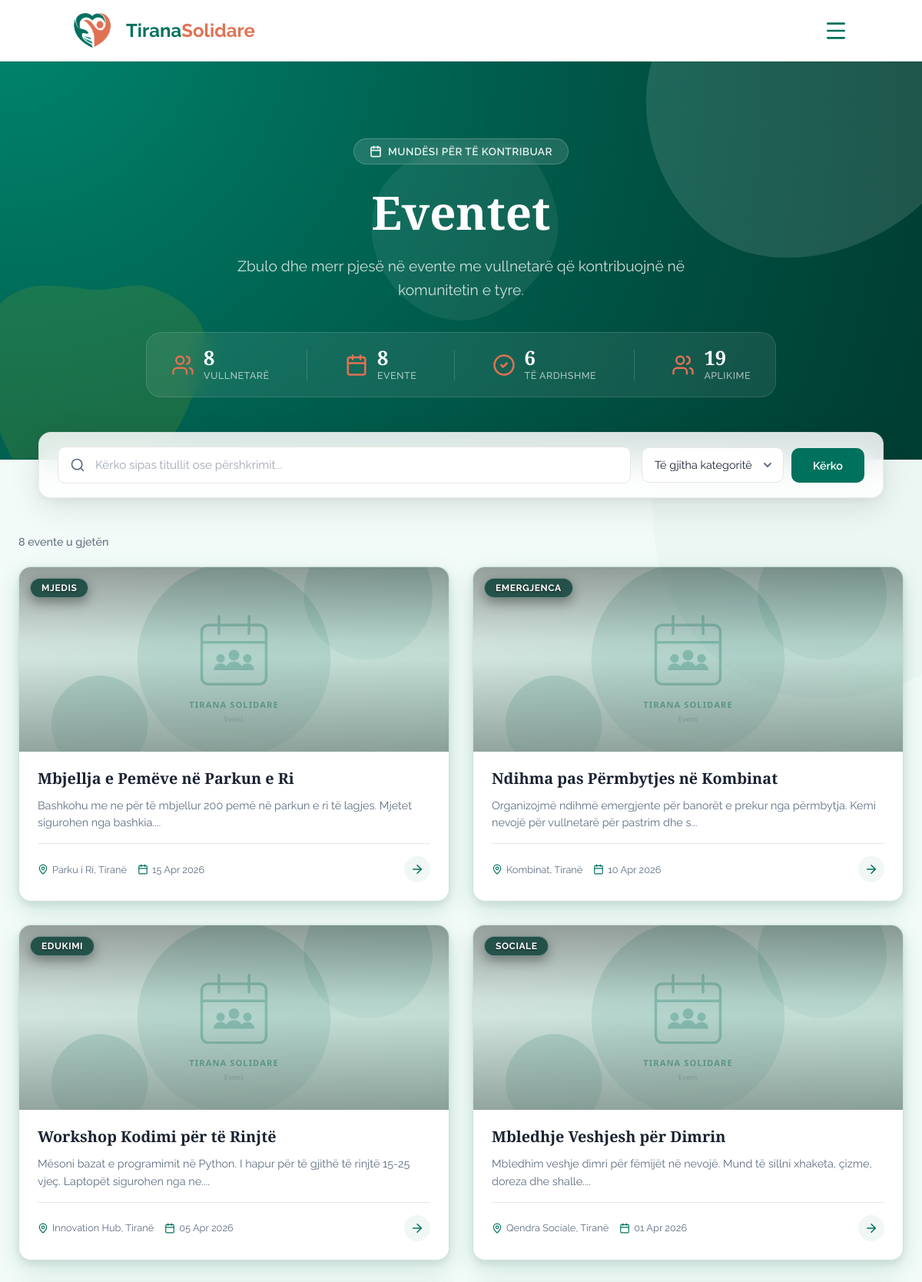
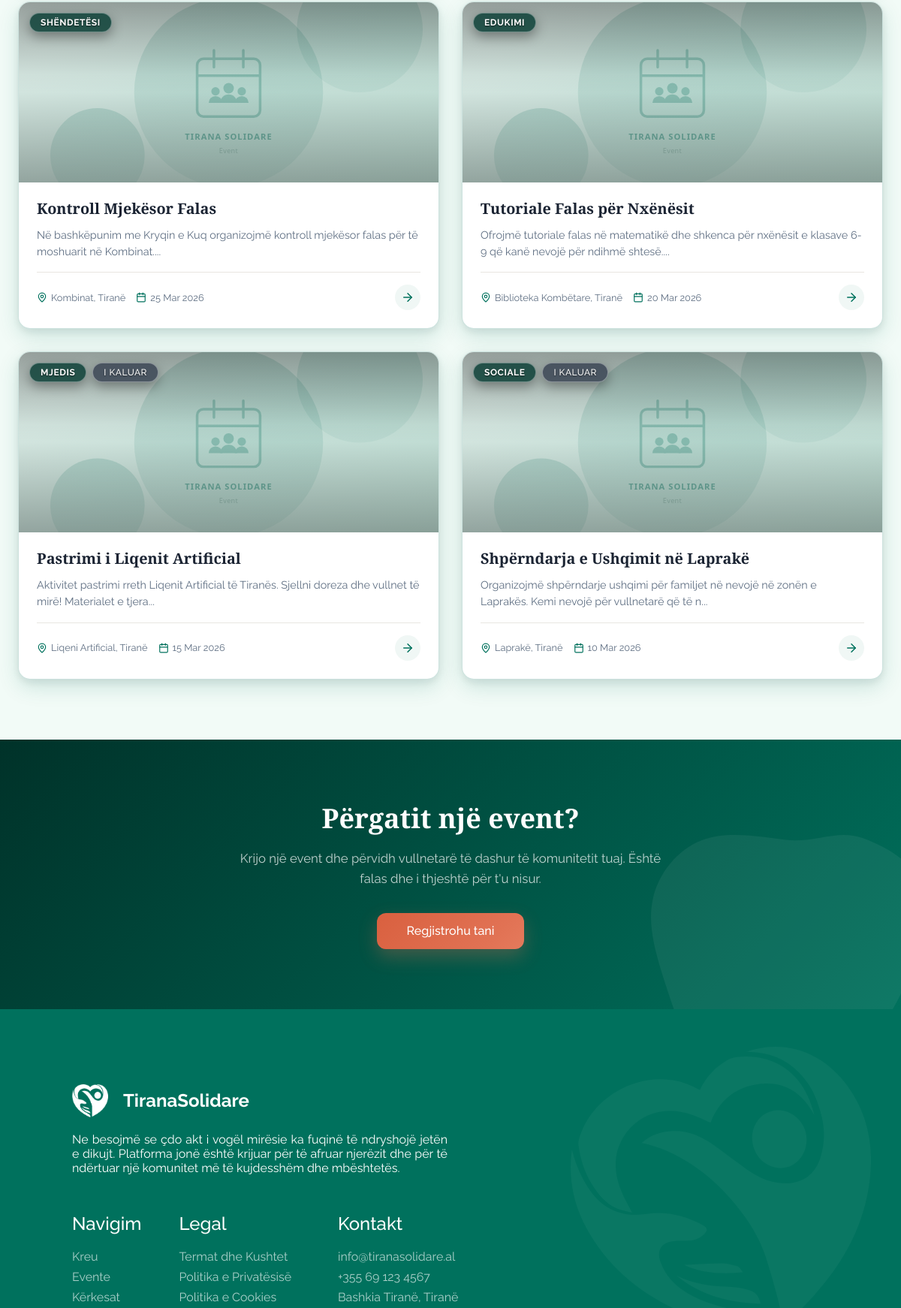
The page /views/events.php (upper part) on the database its author committed (2 pictures, top to bottom).
### tables this page shows
CREATE TABLE `eventi` (
  `id_eventi` int(11) NOT NULL,
  `id_perdoruesi` int(11) DEFAULT NULL,
  `id_kategoria` int(11) DEFAULT NULL,
  `titulli` varchar(200) DEFAULT NULL,
  `pershkrimi` text DEFAULT NULL,
  `data` datetime DEFAULT NULL,
  `vendndodhja` varchar(255) DEFAULT NULL,
  `latitude` decimal(10,7) DEFAULT NULL,
  `longitude` decimal(10,7) DEFAULT NULL,
  `banner` varchar(500) DEFAULT NULL COMMENT 'URL to image storage',
  `krijuar_me` timestamp NOT NULL DEFAULT current_timestamp()
);

CREATE TABLE `kategoria` (
  `id_kategoria` int(11) NOT NULL,
  `emri` varchar(50) DEFAULT NULL
);

### views/events.php (the view, shortened to what the rows shown need)
<?php
require_once __DIR__ . '/../config/db.php';
$isLoggedIn = isset($_SESSION['user_id']);
$isAdmin = ($isLoggedIn && ($_SESSION['roli'] ?? '') === 'Admin');
$events = $categories = [];
$search = '';
if (!isset($_GET['id'])) {
$page   = max(1, (int) ($_GET['page'] ?? 1));
$limit  = 12;
$offset = ($page - 1) * $limit;
$search   = trim($_GET['search'] ?? '');
$where  = [];
$params = [];
$whereSQL = $where ? 'WHERE ' . implode(' AND ', $where) : '';
$sql = "SELECT e.*, k.emri AS kategoria_emri, p.emri AS krijuesi_emri
        FROM Eventi e
        LEFT JOIN Kategoria k ON k.id_kategoria = e.id_kategoria
        LEFT JOIN Perdoruesi p ON p.id_perdoruesi = e.id_perdoruesi
        $whereSQL
        ORDER BY CASE WHEN e.data >= NOW() THEN 0 ELSE 1 END ASC, e.data DESC
        LIMIT ? OFFSET ?";
$params[] = $limit;
$params[] = $offset;
$stmt = $pdo->prepare($sql);
$stmt->execute($params);
$events = $stmt->fetchAll(PDO::FETCH_ASSOC);
}
?>
<!DOCTYPE html>
<html lang="sq">
<head>
  <link rel="stylesheet" href="/TiranaSolidare/public/assets/styles/main.css?v=20260318a">
  <link rel="stylesheet" href="/TiranaSolidare/public/assets/styles/requests.css?v=20260318a">  <link rel="stylesheet" href="https://unpkg.com/leaflet@1.9.4/dist/leaflet.css" />
  <link rel="stylesheet" href="/TiranaSolidare/assets/css/map.css"></head>
<body class="page-events">
<?php include __DIR__ . '/../public/components/header.php'; ?>
<main>
<?php if (isset($event) && $event): ?>
<!-- ═══════════════════════════════════════════════════════════
     SINGLE EVENT DETAIL — Premium View
     ═══════════════════════════════════════════════════════════ -->
<section class="rq-detail-hero">
  <svg class="rq-blob rq-blob--hero-1" viewBox="0 0 200 200" xmlns="http://www.w3.org/2000/svg"><path fill="rgba(255,255,255,0.08)" d="M44.7,-76.4C58.8,-69.2,71.8,-58.7,79.6,-45.1C87.4,-31.5,90.1,-15.7,88.5,-0.9C86.9,13.9,81.1,27.8,72.6,39.6C64.1,51.4,52.9,61.2,40.1,68.4C27.3,75.6,13.7,80.3,-0.8,81.7C-15.3,83.1,-30.5,81.3,-43.4,74.2C-56.2,67.2,-66.7,55,-73.8,41.2C-80.8,27.3,-84.4,11.7,-83.5,-3.5C-82.6,-18.7,-77.2,-33.4,-68,-45.1C-58.8,-56.8,-45.9,-65.4,-32.3,-72.8C-18.7,-80.3,-9.3,-86.5,3.2,-91.9C15.7,-97.4,30.5,-83.6,44.7,-76.4Z" transform="translate(100 100)"/></svg>
  <svg class="rq-blob rq-blob--hero-2" viewBox="0 0 200 200" xmlns="http://www.w3.org/2000/svg"><path fill="rgba(255,215,0,0.06)" d="M39.5,-51.2C52.9,-46.3,66.8,-37.9,71.4,-25.7C76.1,-13.5,71.5,2.6,66,17.3C60.6,31.9,54.3,45.1,44,54.7C33.6,64.3,19.3,70.2,3.4,73.7C-12.6,77.2,-30.3,78.4,-42.2,70.1C-54,61.7,-60,43.8,-65.3,27.3C-70.6,10.8,-75.2,-4.2,-72.3,-18.2C-69.5,-32.1,-59.2,-45,-46.1,-50C-33.1,-55,-16.5,-52.2,-1.4,-50.2C13.7,-48.3,26.1,-56.1,39.5,-51.2Z" transform="translate(100 100)"/></svg>
  <div class="rq-detail-hero__inner">
    <a href="/TiranaSolidare/views/events.php" class="rq-back-link">
      <svg xmlns="http://www.w3.org/2000/svg" width="18" height="18" viewBox="0 0 24 24" fill="none" stroke="currentColor" stroke-width="2" stroke-linecap="round" stroke-linejoin="round"><path d="m12 19-7-7 7-7"/><path d="M19 12H5"/></svg>
      Kthehu te eventet
    </a>
    <div class="rq-detail-hero__badges">
      <span class="rq-badge rq-badge--event">
        <svg xmlns="http://www.w3.org/2000/svg" width="14" height="14" viewBox="0 0 24 24" fill="none" stroke="currentColor" stroke-width="2.5" stroke-linecap="round" stroke-linejoin="round"><rect width="18" height="18" x="3" y="4" rx="2"/><line x1="16" x2="16" y1="2" y2="6"/><line x1="8" x2="8" y1="2" y2="6"/><line x1="3" x2="21" y1="10" y2="10"/></svg>
        Event
      </span>
    </div>
    <h1><?= htmlspecialchars($event['titulli']) ?></h1>
    <div class="rq-detail-hero__meta">
      <span><svg xmlns="http://www.w3.org/2000/svg" width="16" height="16" viewBox="0 0 24 24" fill="none" stroke="currentColor" stroke-width="2" stroke-linecap="round" stroke-linejoin="round"><rect width="18" height="18" x="3" y="4" rx="2"/><line x1="16" x2="16" y1="2" y2="6"/><line x1="8" x2="8" y1="2" y2="6"/><line x1="3" x2="21" y1="10" y2="10"/></svg> <?= date('d M Y, H:i', strtotime($event['data'])) ?></span>
      <span><svg xmlns="http://www.w3.org/2000/svg" width="16" height="16" viewBox="0 0 24 24" fill="none" stroke="currentColor" stroke-width="2" stroke-linecap="round" stroke-linejoin="round"><path d="M20 10c0 4.993-5.539 10.193-7.399 11.799a1 1 0 0 1-1.202 0C9.539 20.193 4 14.993 4 10a8 8 0 0 1 16 0"/><circle cx="12" cy="10" r="3"/></svg> <?= htmlspecialchars($event['vendndodhja'] ?? 'Tiranë') ?></span>
      <span><svg xmlns="http://www.w3.org/2000/svg" width="16" height="16" viewBox="0 0 24 24" fill="none" stroke="currentColor" stroke-width="2" stroke-linecap="round" stroke-linejoin="round"><path d="M16 21v-2a4 4 0 0 0-4-4H6a4 4 0 0 0-4 4v2"/><circle cx="9" cy="7" r="4"/><path d="M22 21v-2a4 4 0 0 0-3-3.87"/><path d="M16 3.13a4 4 0 0 1 0 7.75"/></svg> <?= $event['total_aplikime'] ?> aplikime</span>
    </div>
  </div>
</section>
<section class="rq-detail-body">
  <div class="rq-detail-layout">
    <div class="rq-detail-main">
      <div class="rq-detail-banner">
        <img src="<?= !empty($event['banner']) ? htmlspecialchars($event['banner']) : '/TiranaSolidare/public/assets/images/default-event.svg' ?>" alt="<?= htmlspecialchars($event['titulli']) ?>" onerror="this.src='/TiranaSolidare/public/assets/images/default-event.svg'">
      </div>
      <div class="rq-detail-text">
        <h2>Përshkrimi</h2>
        <p><?= nl2br(htmlspecialchars($event['pershkrimi'] ?? 'Nuk ka përshkrim.')) ?></p>
      </div>
      <?php if (!empty($event['latitude']) && !empty($event['longitude'])): ?>
      <div class="map-detail-card">
        <div class="map-detail-card__header">
          <svg xmlns="http://www.w3.org/2000/svg" width="18" height="18" viewBox="0 0 24 24" fill="none" stroke="currentColor" stroke-width="2" stroke-linecap="round" stroke-linejoin="round"><path d="M20 10c0 4.993-5.539 10.193-7.399 11.799a1 1 0 0 1-1.202 0C9.539 20.193 4 14.993 4 10a8 8 0 0 1 16 0"/><circle cx="12" cy="10" r="3"/></svg>
          Vendndodhja në hartë
        </div>
        <div id="event-detail-map" class="ts-map-display"></div>
      </div>
      <?php endif; ?>
    </div>
    <aside class="rq-detail-sidebar">
      <div class="rq-sidebar-card">
        <h3>Informacione</h3>
        <ul class="rq-sidebar-info">
          <li>
            <div class="rq-info-icon">
              <svg xmlns="http://www.w3.org/2000/svg" width="18" height="18" viewBox="0 0 24 24" fill="none" stroke="currentColor" stroke-width="2" stroke-linecap="round" stroke-linejoin="round"><path d="M19 21v-2a4 4 0 0 0-4-4H9a4 4 0 0 0-4 4v2"/><circle cx="12" cy="7" r="4"/></svg>
            </div>
            <div><span>Organizuesi</span><strong><?= htmlspecialchars($event['krijuesi_emri'] ?? 'N/A') ?></strong></div>
          </li>
          <li>
            <div class="rq-info-icon">
              <svg xmlns="http://www.w3.org/2000/svg" width="18" height="18" viewBox="0 0 24 24" fill="none" stroke="currentColor" stroke-width="2" stroke-linecap="round" stroke-linejoin="round"><path d="M4 15s1-1 4-1 5 2 8 2 4-1 4-1V3s-1 1-4 1-5-2-8-2-4 1-4 1z"/><line x1="4" x2="4" y1="22" y2="15"/></svg>
            </div>
            <div><span>Kategoria</span><strong><?= htmlspecialchars($event['kategoria_emri'] ?? 'Pa kategori') ?></strong></div>
          </li>
          <li>
            <div class="rq-info-icon">
              <svg xmlns="http://www.w3.org/2000/svg" width="18" height="18" viewBox="0 0 24 24" fill="none" stroke="currentColor" stroke-width="2" stroke-linecap="round" stroke-linejoin="round"><rect width="18" height="18" x="3" y="4" rx="2"/><line x1="16" x2="16" y1="2" y2="6"/><line x1="8" x2="8" y1="2" y2="6"/><line x1="3" x2="21" y1="10" y2="10"/></svg>
            </div>
            <div><span>Data & Ora</span><strong><?= date('d/m/Y — H:i', strtotime($event['data'])) ?></strong></div>
          </li>
          <li>
            <div class="rq-info-icon">
              <svg xmlns="http://www.w3.org/2000/svg" width="18" height="18" viewBox="0 0 24 24" fill="none" stroke="currentColor" stroke-width="2" stroke-linecap="round" stroke-linejoin="round"><path d="M20 10c0 4.993-5.539 10.193-7.399 11.799a1 1 0 0 1-1.202 0C9.539 20.193 4 14.993 4 10a8 8 0 0 1 16 0"/><circle cx="12" cy="10" r="3"/></svg>
            </div>
            <div><span>Vendndodhja</span><strong><?= htmlspecialchars($event['vendndodhja'] ?? 'Tiranë') ?></strong></div>
          </li>
        </ul>
        <div class="rq-sidebar-cta">
          <?php if (!$isLoggedIn): ?>
            <a href="/TiranaSolidare/views/login.php?redirect=<?= urlencode('/TiranaSolidare/views/events.php?id=' . $event['id_eventi']) ?>" class="rq-btn-full rq-btn-login">
              <svg xmlns="http://www.w3.org/2000/svg" width="18" height="18" viewBox="0 0 24 24" fill="none" stroke="currentColor" stroke-width="2" stroke-linecap="round" stroke-linejoin="round"><path d="M15 3h4a2 2 0 0 1 2 2v14a2 2 0 0 1-2 2h-4"/><polyline points="10 17 15 12 10 7"/><line x1="15" x2="3" y1="12" y2="12"/></svg>
              Kyçu për të aplikuar
            </a>
            <p class="rq-sidebar-hint">Duhet të jeni i kyçur për të aplikuar si vullnetar. <a href="/TiranaSolidare/views/login.php?redirect=<?= urlencode('/TiranaSolidare/views/events.php?id=' . $event['id_eventi']) ?>" class="rq-hint-link">Kyçu këtu &rarr;</a></p>
          <?php elseif ($isAdmin): ?>
            <p class="rq-sidebar-hint">Administratorët nuk mund të aplikojnë si vullnetarë.</p>
          <?php elseif ($alreadyApplied): ?>
            <span class="rq-badge rq-badge--status"><?= htmlspecialchars($existingApp['statusi']) ?></span>
            <p class="rq-sidebar-hint">Ju keni aplikuar tashmë për këtë event.</p>
          <?php elseif (strtotime($event['data']) <= time()): ?>
            <p class="rq-sidebar-hint">Ky event ka kaluar. Nuk mund të aplikoni më.</p>
          <?php else: ?>
            <button class="btn_primary rq-btn-full" id="apply-btn" data-event="<?= $event['id_eventi'] ?>">
              <svg xmlns="http://www.w3.org/2000/svg" width="18" height="18" viewBox="0 0 24 24" fill="none" stroke="currentColor" stroke-width="2" stroke-linecap="round" stroke-linejoin="round"><path d="M16 21v-2a4 4 0 0 0-4-4H6a4 4 0 0 0-4 4v2"/><circle cx="9" cy="7" r="4"/><line x1="19" x2="19" y1="8" y2="14"/><line x1="22" x2="16" y1="11" y2="11"/></svg>
              Apliko si Vullnetar
            </button>
          <?php endif; ?>
        </div>
      </div>
      <div class="rq-sidebar-trust">
        <div class="rq-sidebar-trust__icon">
          <svg xmlns="http://www.w3.org/2000/svg" width="24" height="24" viewBox="0 0 24 24" fill="none" stroke="currentColor" stroke-width="2" stroke-linecap="round" stroke-linejoin="round"><path d="M12 22s8-4 8-10V5l-8-3-8 3v7c0 6 8 10 8 10"/><path d="m9 12 2 2 4-4"/></svg>
        </div>
        <p><strong>Platformë komunitare</strong></p>
        <p class="rq-sidebar-trust__sub">Zbulo mundësi të vlefshme për të kontribuar në komunitetin tuaj.</p>
      </div>
    </aside>
  </div>
</section>
<?php else: ?>
<section class="rq-hero rq-hero--events">
  <div class="rq-hero__inner">
    <h1>Eventet</h1>
  </div>
</section>
<section class="rq-results">
  <?php if (empty($events)): ?>
    <div class="rq-empty">
      <div class="rq-empty__icon">
        <svg xmlns="http://www.w3.org/2000/svg" width="56" height="56" viewBox="0 0 24 24" fill="none" stroke="currentColor" stroke-width="1" stroke-linecap="round" stroke-linejoin="round"><circle cx="12" cy="12" r="10"/><path d="M16 16s-1.5-2-4-2-4 2-4 2"/><line x1="9" x2="9.01" y1="9" y2="9"/><line x1="15" x2="15.01" y1="9" y2="9"/></svg>
      </div>
      <h3>Nuk u gjetën evente</h3>
      <p><?= $search ? 'Asnjë rezultat për "' . htmlspecialchars($search) . '". Provo me fjalë të tjera.' : 'Nuk ka evente aktive për momentin.' ?></p>
    </div>
  <?php else: ?>
    <div class="rq-grid">
      <?php foreach ($events as $i => $ev): ?>
        <a href="/TiranaSolidare/views/events.php?id=<?= $ev['id_eventi'] ?>" class="rq-card" style="animation-delay: <?= $i * 0.05 ?>s">
          <div class="rq-card__visual">
            <img src="<?= !empty($ev['banner']) ? htmlspecialchars($ev['banner']) : '/TiranaSolidare/public/assets/images/default-event.svg' ?>" alt="<?= htmlspecialchars($ev['titulli']) ?>" class="rq-card__img" onerror="this.src='/TiranaSolidare/public/assets/images/default-event.svg'">
            <div class="rq-card__overlay">
              <span class="rq-badge rq-badge--event"><?= htmlspecialchars($ev['kategoria_emri'] ?? 'Event') ?></span>
              <?php if (strtotime($ev['data']) <= time()): ?>
                <span class="rq-badge rq-badge--past">I kaluar</span>
              <?php endif; ?>
            </div>
          </div>
          <div class="rq-card__content">
            <h3 class="rq-card__title"><?= htmlspecialchars($ev['titulli']) ?></h3>
            <p class="rq-card__desc"><?= htmlspecialchars(mb_substr($ev['pershkrimi'] ?? '', 0, 110)) ?>...</p>
            <div class="rq-card__footer">
              <div class="rq-card__meta">
                <span>
                  <?= htmlspecialchars($ev['vendndodhja'] ?? 'Tiranë') ?>
                </span>
                <span>
                  <?= date('d M Y', strtotime($ev['data'])) ?>
                </span>
              </div>
              <span class="rq-card__arrow">
                <svg xmlns="http://www.w3.org/2000/svg" width="18" height="18" viewBox="0 0 24 24" fill="none" stroke="currentColor" stroke-width="2" stroke-linecap="round" stroke-linejoin="round"><path d="M5 12h14"/><path d="m12 5 7 7-7 7"/></svg>
              </span>
            </div>
          </div>
        </a>
      <?php endforeach; ?>
    </div>
  <?php endif; ?>
</section>
<section class="rq-cta">
  <div class="rq-cta__inner">
    <h2>Përgatit një event?</h2>
  </div>
</section>
<?php endif; ?>
</main>
</body>
</html>

### rows shown on the page
eventi: id_kategoria.emri "MJEDIS", titulli "Mbjellja e Pemëve në Parkun e Ri", pershkrimi "Bashkohu me ne për të mbjellur 200 pemë në parkun e ri të lagjes. Mjetet sigurohen nga bashkia.", vendndodhja "Parku i Ri, Tiranë", data "15 Apr 2026"
eventi: id_kategoria.emri "EMERGJENCA", titulli "Ndihma pas Përmbytjes në Kombinat", pershkrimi "Organizojmë ndihmë emergjente për banorët e prekur nga përmbytja. Kemi nevojë për vullnetarë për pastrim dhe s", vendndodhja "Kombinat, Tiranë", data "10 Apr 2026"
eventi: id_kategoria.emri "EDUKIMI", titulli "Workshop Kodimi për të Rinjtë", pershkrimi "Mësoni bazat e programimit në Python. I hapur për të gjithë të rinjtë 15-25 vjeç. Laptopët sigurohen nga ne.", vendndodhja "Innovation Hub, Tiranë", data "05 Apr 2026"
eventi: id_kategoria.emri "SOCIALE", titulli "Mbledhje Veshjesh për Dimrin", pershkrimi "Mbledhim veshje dimri për fëmijët në nevojë. Mund të sillni xhaketa, çizme, doreza dhe shalle.", vendndodhja "Qendra Sociale, Tiranë", data "01 Apr 2026"
eventi: id_kategoria.emri "SHËNDETËSI", titulli "Kontroll Mjekësor Falas", pershkrimi "Në bashkëpunim me Kryqin e Kuq organizojmë kontroll mjekësor falas për të moshuarit në Kombinat.", vendndodhja "Kombinat, Tiranë", data "25 Mar 2026"
eventi: id_kategoria.emri "EDUKIMI", titulli "Tutoriale Falas për Nxënësit", pershkrimi "Ofrojmë tutoriale falas në matematikë dhe shkenca për nxënësit e klasave 6-9 që kanë nevojë për ndihmë shtesë.", vendndodhja "Biblioteka Kombëtare, Tiranë", data "20 Mar 2026"
eventi: id_kategoria.emri "MJEDIS", shows "I KALUAR", titulli "Pastrimi i Liqenit Artificial", pershkrimi "Aktivitet pastrimi rreth Liqenit Artificial të Tiranës. Sjellni doreza dhe vullnet të mirë! Materialet e tjera", vendndodhja "Liqeni Artificial, Tiranë", data "15 Mar 2026"
eventi: id_kategoria.emri "SOCIALE", shows "I KALUAR", titulli "Shpërndarja e Ushqimit në Laprakë", pershkrimi "Organizojmë shpërndarje ushqimi për familjet në nevojë në zonën e Laprakës. Kemi nevojë për vullnetarë që të n", vendndodhja "Laprakë, Tiranë", data "10 Mar 2026"

### other values the page prints
$statVullnetare "8"
$statTotalEvents "8"
$statUpcoming "6"
$statApplications "19"
$total "8"
